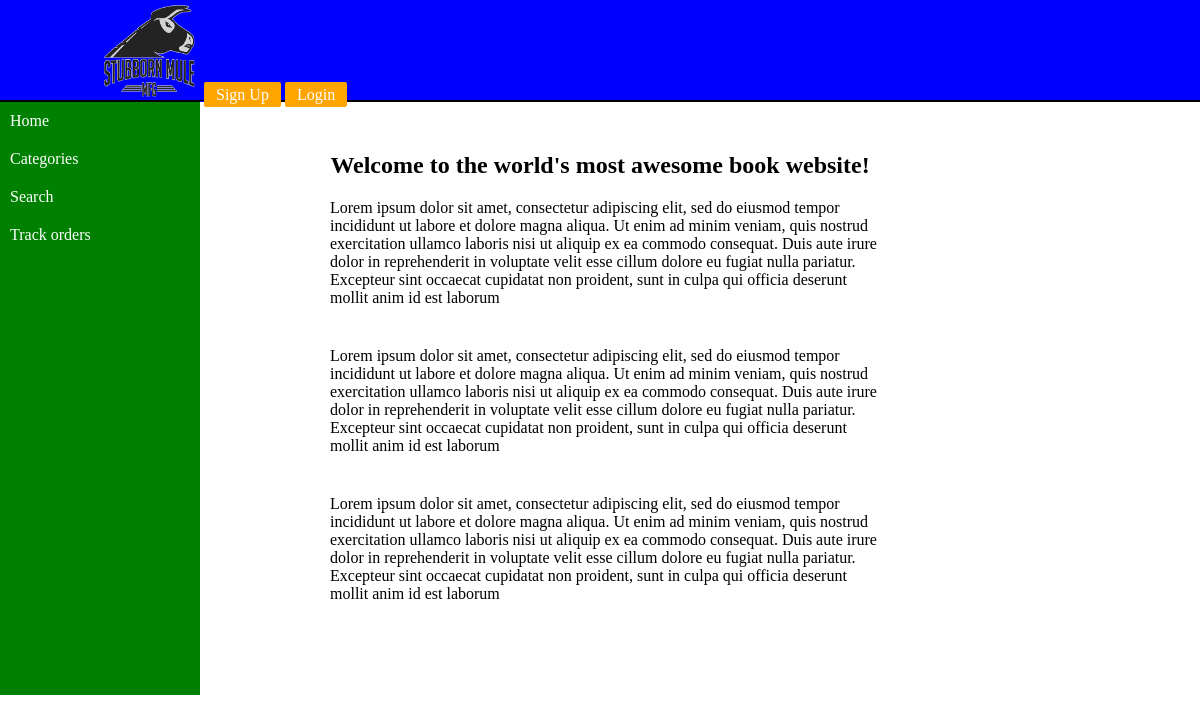
The page / on the database its author committed.
### tables this page shows
CREATE TABLE `menu` (
  `id` int(6) NOT NULL,
  `name` text NOT NULL
);

### menu.php (the view)
<?php
$query = "SELECT * FROM menu";
$row = mysqli_query($conn,$query);
?>
<aside>
    <ul>
    <?php
        while($result = $row->fetch_assoc()): ?>
        <li>
            <a href=<?php echo strtolower(str_replace(" ", "", $result['name'])) .'.php'?>><?php echo $result['name'] ?></a>
        </li>
        <?php endwhile;?>
    </ul>
</aside>

### style.css (style rules this page uses)
* { padding:0px; margin:0px; }
ul li { padding:10px; }
aside ul li a { text-decoration: none;color:white; }
aside { width:200px; background-color: green; height:593px; float:left; }

### rows shown on the page
menu: name "Home"
menu: name "Categories"
menu: name "Search"
menu: name "Track orders"
